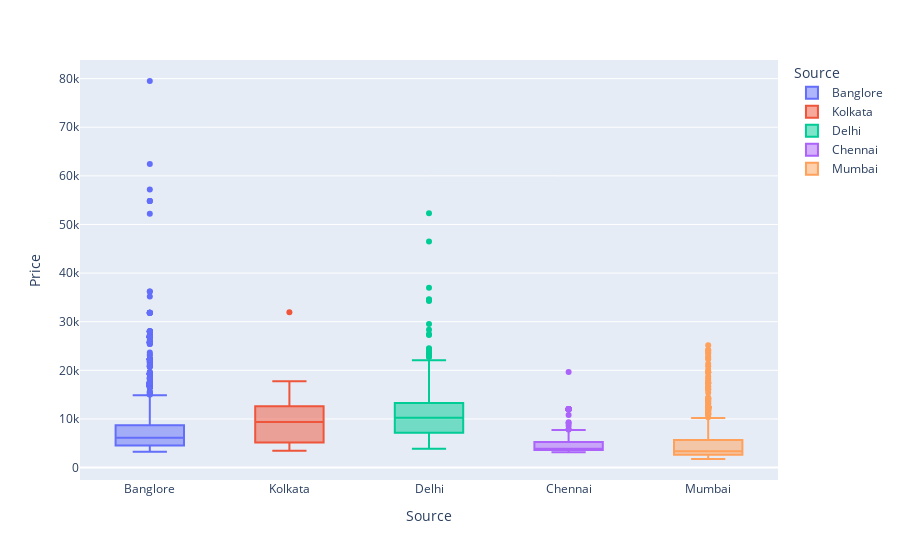

Here is the notebook cell this chart was saved with:
### Code cell
px.box(df , x = 'Source' , y = 'Price' , color = 'Source')

### Figure 1 — Plotly figure (JSON) as saved in the notebook; plotly's stock layout.template omitted (floating-point values rounded to 4 significant figures; data arrays with more than 128 entries replaced by an {"elided": "..."} marker saying what was removed)
{"data": [{"alignmentgroup": "True", "hovertemplate": "Source=%{x}<br>Price=%{y}<extra></extra>", "legendgroup": "Banglore", "marker": {"color": "#636efa"}, "name": "Banglore", "notched": false, "offsetgroup": "Banglore", "orientation": "v", "showlegend": true, "type": "box", "x": {"elided": "2178 str values"}, "x0": " ", "xaxis": "x", "y": {"elided": "2178 int values"}, "y0": " ", "yaxis": "y"}, {"alignmentgroup": "True", "hovertemplate": "Source=%{x}<br>Price=%{y}<extra></extra>", "legendgroup": "Kolkata", "marker": {"color": "#EF553B"}, "name": "Kolkata", "notched": false, "offsetgroup": "Kolkata", "orientation": "v", "showlegend": true, "type": "box", "x": {"elided": "2860 str values"}, "x0": " ", "xaxis": "x", "y": {"elided": "2860 int values"}, "y0": " ", "yaxis": "y"}, {"alignmentgroup": "True", "hovertemplate": "Source=%{x}<br>Price=%{y}<extra></extra>", "legendgroup": "Delhi", "marker": {"color": "#00cc96"}, "name": "Delhi", "notched": false, "offsetgroup": "Delhi", "orientation": "v", "showlegend": true, "type": "box", "x": {"elided": "4345 str values"}, "x0": " ", "xaxis": "x", "y": {"elided": "4345 int values"}, "y0": " ", "yaxis": "y"}, {"alignmentgroup": "True", "hovertemplate": "Source=%{x}<br>Price=%{y}<extra></extra>", "legendgroup": "Chennai", "marker": {"color": "#ab63fa"}, "name": "Chennai", "notched": false, "offsetgroup": "Chennai", "orientation": "v", "showlegend": true, "type": "box", "x": {"elided": "381 str values"}, "x0": " ", "xaxis": "x", "y": {"elided": "381 int values"}, "y0": " ", "yaxis": "y"}, {"alignmentgroup": "True", "hovertemplate": "Source=%{x}<br>Price=%{y}<extra></extra>", "legendgroup": "Mumbai", "marker": {"color": "#FFA15A"}, "name": "Mumbai", "notched": false, "offsetgroup": "Mumbai", "orientation": "v", "showlegend": true, "type": "box", "x": {"elided": "697 str values"}, "x0": " ", "xaxis": "x", "y": {"elided": "697 int values"}, "y0": " ", "yaxis": "y"}], "layout": {"boxmode": "overlay", "legend": {"title": {"text": "Source"}, "tracegroupgap": 0}, "margin": {"t": 60}, "xaxis": {"anchor": "y", "categoryarray": ["Banglore", "Kolkata", "Delhi", "Chennai", "Mumbai"], "categoryorder": "array", "domain": [0, 1], "title": {"text": "Source"}}, "yaxis": {"anchor": "x", "domain": [0, 1], "title": {"text": "Price"}}}}
